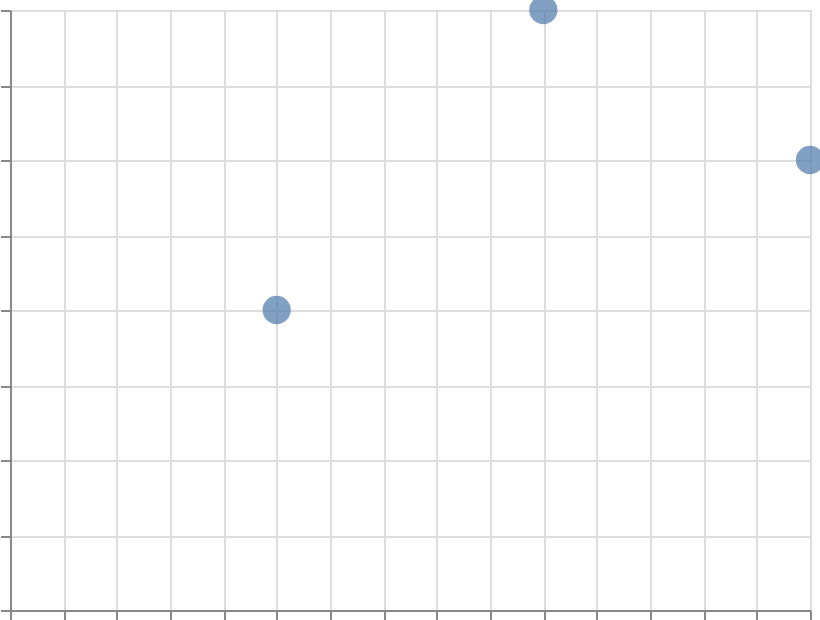

This figure's Vega-Lite source:
### Vega-Lite specification from a JSON file in a GitHub repository (floating-point values rounded to 4 significant figures)
{"$schema": "https://vega.github.io/schema/vega-lite/v6.json", "width": 400, "height": 300, "padding": 5, "autosize": "none", "data": {"name": "table", "values": [{"x": 1, "y": 2}, {"x": 2, "y": 4}, {"x": 3, "y": 3}]}, "mark": {"type": "circle", "size": 200}, "encoding": {"x": {"field": "x", "type": "quantitative"}, "y": {"field": "y", "type": "quantitative"}}}
